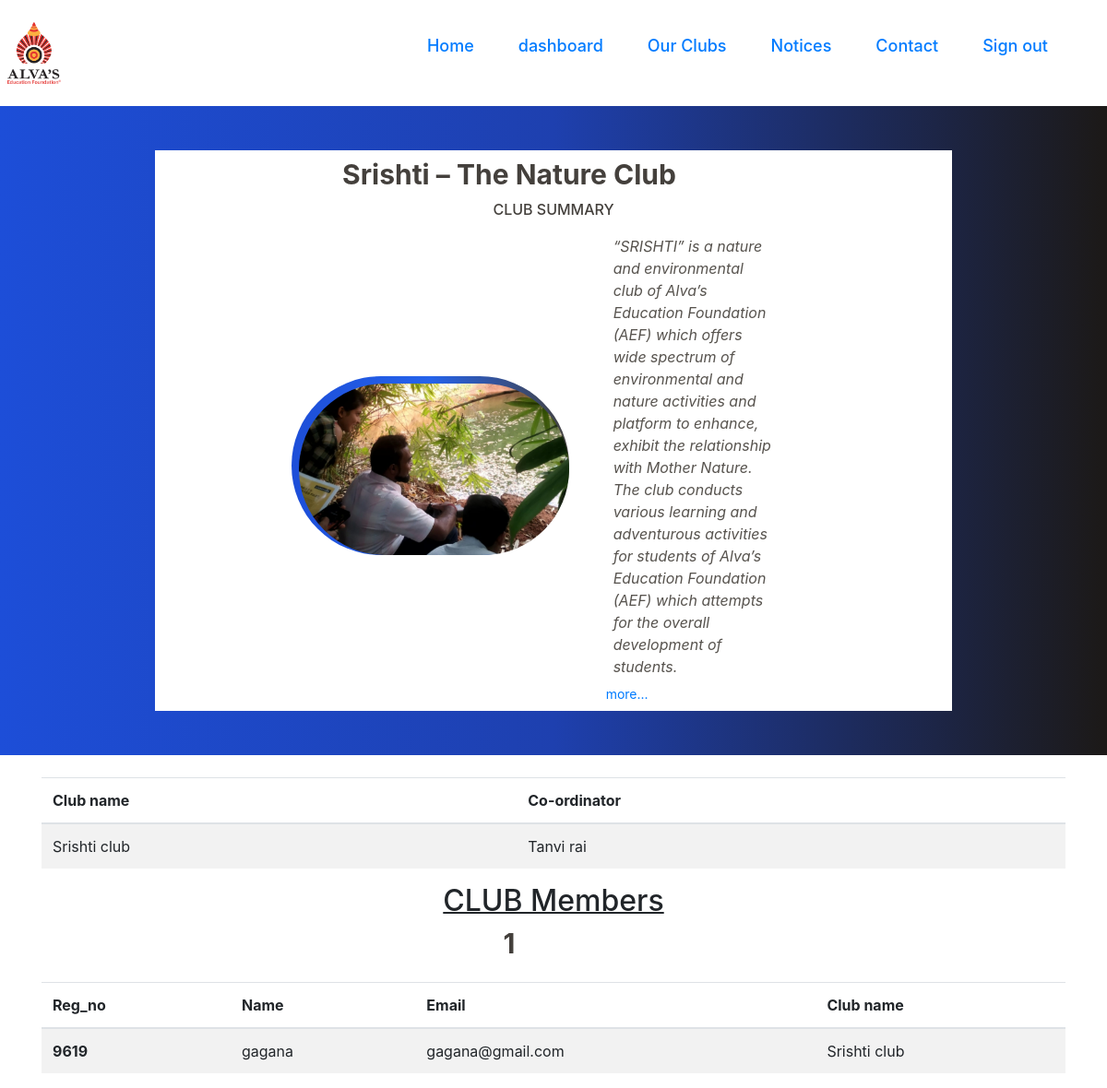
Screenshot of /ourclubs/Srishti.php with the database file from the repository.
### tables this page shows
CREATE TABLE `clubinfo` (
  `club_id` int(4) NOT NULL,
  `club_name` varchar(30) NOT NULL,
  `co_ordinator` varchar(30) NOT NULL,
  `co_ordinator_id` int(4) NOT NULL
);

CREATE TABLE `members` (
  `id` int(5) NOT NULL,
  `name` varchar(20) NOT NULL,
  `email` varchar(30) NOT NULL,
  `club_name` varchar(30) DEFAULT NULL,
  `password` varchar(30) NOT NULL
);

### ourclubs/Srishti.php (the view, shortened to what this page needs)
<!DOCTYPE html>
<html lang="en">
<head>
    <link
    rel="stylesheet"
    href="https://cdnjs.cloudflare.com/ajax/libs/animate.css/4.1.1/animate.min.css"
  />
</head>
<body>
    <div class="navbarheader">
        <div class="flex justify-center">
            <div class="self-center top-0 w-full max-w-7xl ">
                <div class="flex justify-between items-center text-gray-700">
                    <div class="mx-2 my-4 ">
                      <div class=" md:w-1/6 overflow-hidden ">
                        <img src="../images/aiet-logo.png" alt="" class="" />
                      </div>
                    </div>
                    <ul class="hidden md:flex items-center text-[18px] font-semibold pr-10">
                        <li class="text-stone-600 hover:text-blue-600 hover:font-bold font-medium mx-4 my-1"><a
                                href="../home/home.php">Home</a></li>
                        <li class="text-stone-600 hover:text-blue-600 hover:font-bold font-medium mx-4 my-1"><a href="../dashboard/dashboard.php">
                                dashboard</a></li>
                        <li class="text-stone-600 hover:text-blue-600 hover:font-bold font-medium mx-4 my-1"><a href="../home/clubs.php">Our
                                Clubs</a></li>
                        <li class="text-stone-600 hover:text-blue-600 hover:font-bold font-medium mx-4 my-1"><a
                                href="../home/notice.php">Notices</a></li>
                        <li class="text-stone-600 hover:text-blue-600 hover:font-bold font-medium mx-4 my-1"><a
                                href="../home/contact.php">Contact</a></li>
                        <li class="text-stone-600 hover:text-blue-600 hover:font-bold font-medium mx-4 my-1"><a
                          href="../index.php">Sign out</a></li>
                    </ul>
                </div>
            </div>
           </div>
           <script src="https://cdn.tailwindcss.com"></script>
    </div>
    <div class="flex justify-center bg-gradient-to-r from-blue-700 via-blue-800 to-stone-900 p-4 animate__animated animate__fadeIn">
                                            <div class="flex flex-col justify-center items-center animate__animated animate__slideInDown">
                                                <div class="flex flex-col md:flex-row max-w-8xl justify-center items-center ">
                                                    <div class="overflow-hidden md:w-3/4 m-4 flex justify-center bg-white  ">
                                                        <div class="flex flex-col md:flex-row items-center justify-center md:w-3/4  ">
                                                            <div class=" flex flex-col items-center justify-center flex py-2">
                                                                <div class="text-3xl font-bold text-stone-700 text-center md:-ml-24"> Srishti – The Nature Club</div>
                                                                <div class="text-md text-stone-700 font-medium text-center md:-ml-24 m-2">CLUB SUMMARY</div>
                                                                <div class="flex flex-col md:flex-row   items-center justify-center   mx-10">
                                                                    <div
                                                                        class="pl-2 pt-2 bg-gradient-to-r from-blue-700 via-blue-600 to-stone-700 rounded-full ">
                                                                        <img src="../images/srishti.png" alt=".../"
                                                                            class="rounded-full" />
                                                                    </div>
                                                                    <div class="flex flex-col w-full md:w-3/3  mx-10">
                                                                        <div class="text-stone-600 font-normal m-2 italic">“SRISHTI” is a nature and environmental club of Alva’s Education Foundation (AEF) which offers wide spectrum of environmental and nature activities and platform to enhance, exhibit the relationship with Mother Nature.
The club conducts various learning and adventurous activities for students of Alva’s Education Foundation (AEF) which attempts for the overall development of students.</div>
                                                                        <div class="text-stone-500 text-sm   "><a href="https://www.aiet.org.in/clubs-activities/srishti/">more...</a></div>
                                                                    </div>
                                                                </div>
                                                            </div>
                                                        </div>
                                                    </div>
                                                </div>
                                            </div>
                                        </div>
                                        <br>
                                        <div class="flex justify-center" >
                                        <?php
include '../dbconnect.php';
?>
<!DOCTYPE html>
<html lang="en">
<head>
    <link rel="stylesheet" href="https://cdn.jsdelivr.net/npm/bootstrap@4.6.2/dist/css/bootstrap.min.css">
    <link rel="stylesheet" href="style.css">
</head>
<body>
    <div class="container">
    <table class="table table-striped">
  <thead>
    <tr>
      <th scope="col">Club name</th>
      <th scope="col">Co-ordinator</th>
    </tr>
  </thead>
  <tbody>
  <?php
$sql ="Select * from `clubinfo` where `club_name` = 'Srishti Club'";
$result = mysqli_query($conn,$sql);
if($result){
    while($row=mysqli_fetch_assoc($result)){
          $clubname = $row['club_name'];
          $coordinator = $row['co_ordinator'];
          echo '
          <tr class="animate__animated animate__backInUp">
      <td>'.$clubname.'</td>
      <td>'.$coordinator.'</td>
      </tr>';
    }
}
?>
  </tbody>
</table>
    <h2 class="underline underline-offset-1 text-center text- decoration-2 ">CLUB Members</h2>
    <div class="text-3xl font-bold text-stone-700 text-center md:-ml-24 decoration-8">
        <?php
        $p = "select count(*) as `count` from `members` where `club_name` = 'Srishti Club'";
        $result= mysqli_query($conn,$p);
        $row = mysqli_fetch_assoc($result);
        echo $row['count'];
        ?>
</div>
<br>
        <table class="table table-striped">
  <thead>
    <tr>
      <th scope="col">Reg_no</th>
      <th scope="col">Name</th>
      <th scope="col">Email</th>
      <th scope="col">Club name</th>
    </tr>
  </thead>
  <tbody>
  <?php
$sql   ="Select * from `members` where `club_name` = 'Srishti Club'";
$result = mysqli_query($conn,$sql);
if($result){
    while($row=mysqli_fetch_assoc($result)){
          $id = $row['id'];
          $name = $row['name'];
          $email = $row['email'];
          $club = $row['club_name'];
          echo '
          <tr class="animate__animated animate__backInUp">
      <th scope="row">'.$id.'</th>
      <td>'.$name.'</td>
      <td>'.$email.'</td>
      <td>'.$club.'</td>
    </tr>';
    }
}
?>
  </tbody>
</table>
    </div>
<br>
</body>
</html>

### rows the page displays
clubinfo: club_name "Srishti club", co_ordinator "Tanvi rai"
members: id "9619", name "gagana", email "gagana@gmail.com", club_name "Srishti club"

### other values shown
$row['count'] "1"
